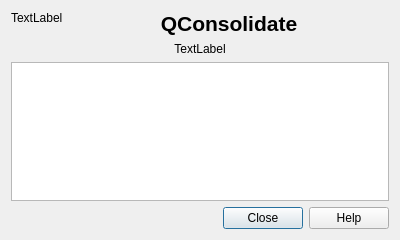
<?xml version="1.0" encoding="UTF-8"?>
<ui version="4.0">
 <class>Dialog</class>
 <widget class="QDialog" name="Dialog">
  <property name="geometry">
   <rect>
    <x>0</x>
    <y>0</y>
    <width>400</width>
    <height>240</height>
   </rect>
  </property>
  <property name="windowTitle">
   <string>About QConsolidate</string>
  </property>
  <layout class="QGridLayout" name="gridLayout" columnstretch="0,5">
   <item row="0" column="0">
    <widget class="QLabel" name="lblLogo">
     <property name="text">
      <string>TextLabel</string>
     </property>
     <property name="alignment">
      <set>Qt::AlignLeading|Qt::AlignLeft|Qt::AlignTop</set>
     </property>
    </widget>
   </item>
   <item row="0" column="1">
    <widget class="QLabel" name="label">
     <property name="text">
      <string>&lt;!DOCTYPE HTML PUBLIC &quot;-//W3C//DTD HTML 4.0//EN&quot; &quot;http://www.w3.org/TR/REC-html40/strict.dtd&quot;&gt;
&lt;html&gt;&lt;head&gt;&lt;meta name=&quot;qrichtext&quot; content=&quot;1&quot; /&gt;&lt;style type=&quot;text/css&quot;&gt;
p, li { white-space: pre-wrap; }
&lt;/style&gt;&lt;/head&gt;&lt;body style=&quot; font-family:'Droid Sans'; font-size:10pt; font-weight:400; font-style:normal;&quot;&gt;
&lt;p align=&quot;center&quot; style=&quot; margin-top:0px; margin-bottom:0px; margin-left:0px; margin-right:0px; -qt-block-indent:0; text-indent:0px;&quot;&gt;&lt;span style=&quot; font-size:16pt; font-weight:600;&quot;&gt;QConsolidate&lt;/span&gt;&lt;/p&gt;&lt;/body&gt;&lt;/html&gt;</string>
     </property>
     <property name="alignment">
      <set>Qt::AlignCenter</set>
     </property>
    </widget>
   </item>
   <item row="1" column="0" colspan="2">
    <widget class="QLabel" name="lblVersion">
     <property name="text">
      <string>TextLabel</string>
     </property>
     <property name="alignment">
      <set>Qt::AlignCenter</set>
     </property>
    </widget>
   </item>
   <item row="3" column="0" colspan="2">
    <widget class="QDialogButtonBox" name="buttonBox">
     <property name="orientation">
      <enum>Qt::Horizontal</enum>
     </property>
     <property name="standardButtons">
      <set>QDialogButtonBox::Close|QDialogButtonBox::Help</set>
     </property>
    </widget>
   </item>
   <item row="2" column="0" colspan="2">
    <widget class="QTextBrowser" name="textBrowser">
     <property name="readOnly">
      <bool>true</bool>
     </property>
     <property name="html">
      <string>&lt;!DOCTYPE HTML PUBLIC &quot;-//W3C//DTD HTML 4.0//EN&quot; &quot;http://www.w3.org/TR/REC-html40/strict.dtd&quot;&gt;
&lt;html&gt;&lt;head&gt;&lt;meta name=&quot;qrichtext&quot; content=&quot;1&quot; /&gt;&lt;style type=&quot;text/css&quot;&gt;
p, li { white-space: pre-wrap; }
&lt;/style&gt;&lt;/head&gt;&lt;body style=&quot; font-family:'Droid Sans'; font-size:10pt; font-weight:400; font-style:normal;&quot;&gt;
&lt;p style=&quot;-qt-paragraph-type:empty; margin-top:0px; margin-bottom:0px; margin-left:0px; margin-right:0px; -qt-block-indent:0; text-indent:0px; font-family:'Sans Serif'; font-size:9pt;&quot;&gt;&lt;br /&gt;&lt;/p&gt;&lt;/body&gt;&lt;/html&gt;</string>
     </property>
     <property name="textInteractionFlags">
      <set>Qt::LinksAccessibleByMouse|Qt::TextSelectableByMouse</set>
     </property>
    </widget>
   </item>
  </layout>
 </widget>
 <resources/>
 <connections>
  <connection>
   <sender>buttonBox</sender>
   <signal>accepted()</signal>
   <receiver>Dialog</receiver>
   <slot>accept()</slot>
   <hints>
    <hint type="sourcelabel">
     <x>248</x>
     <y>254</y>
    </hint>
    <hint type="destinationlabel">
     <x>157</x>
     <y>274</y>
    </hint>
   </hints>
  </connection>
  <connection>
   <sender>buttonBox</sender>
   <signal>rejected()</signal>
   <receiver>Dialog</receiver>
   <slot>reject()</slot>
   <hints>
    <hint type="sourcelabel">
     <x>316</x>
     <y>260</y>
    </hint>
    <hint type="destinationlabel">
     <x>286</x>
     <y>274</y>
    </hint>
   </hints>
  </connection>
 </connections>
</ui>
